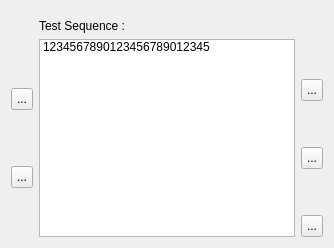
           <widget class="QWidget" name="layoutWidget">
            <layout class="QHBoxLayout" name="sequenceAndButtonsLayout">
             <item>
              <layout class="QVBoxLayout" name="buttonsAddRemoveLayout">
               <item>
                <widget class="QLabel" name="label">
                 <property name="sizePolicy">
                  <sizepolicy hsizetype="Fixed" vsizetype="Fixed">
                   <horstretch>0</horstretch>
                   <verstretch>0</verstretch>
                  </sizepolicy>
                 </property>
                 <property name="minimumSize">
                  <size>
                   <width>22</width>
                   <height>22</height>
                  </size>
                 </property>
                 <property name="maximumSize">
                  <size>
                   <width>22</width>
                   <height>22</height>
                  </size>
                 </property>
                 <property name="text">
                  <string/>
                 </property>
                </widget>
               </item>
               <item>
                <spacer name="verticalSpacer">
                 <property name="orientation">
                  <enum>Qt::Vertical</enum>
                 </property>
                 <property name="sizeHint" stdset="0">
                  <size>
                   <width>20</width>
                   <height>40</height>
                  </size>
                 </property>
                </spacer>
               </item>
               <item>
                <widget class="QToolButton" name="testAdd">
                 <property name="minimumSize">
                  <size>
                   <width>22</width>
                   <height>22</height>
                  </size>
                 </property>
                 <property name="maximumSize">
                  <size>
                   <width>22</width>
                   <height>22</height>
                  </size>
                 </property>
                 <property name="text">
                  <string>...</string>
                 </property>
                </widget>
               </item>
               <item>
                <spacer name="verticalSpacer_2">
                 <property name="orientation">
                  <enum>Qt::Vertical</enum>
                 </property>
                 <property name="sizeHint" stdset="0">
                  <size>
                   <width>20</width>
                   <height>40</height>
                  </size>
                 </property>
                </spacer>
               </item>
               <item>
                <widget class="QToolButton" name="testRemove">
                 <property name="minimumSize">
                  <size>
                   <width>22</width>
                   <height>22</height>
                  </size>
                 </property>
                 <property name="maximumSize">
                  <size>
                   <width>22</width>
                   <height>22</height>
                  </size>
                 </property>
                 <property name="text">
                  <string>...</string>
                 </property>
                </widget>
               </item>
               <item>
                <spacer name="verticalSpacer_3">
                 <property name="orientation">
                  <enum>Qt::Vertical</enum>
                 </property>
                 <property name="sizeHint" stdset="0">
                  <size>
                   <width>20</width>
                   <height>40</height>
                  </size>
                 </property>
                </spacer>
               </item>
              </layout>
             </item>
             <item>
              <layout class="QVBoxLayout" name="testSequenceLayout">
               <item>
                <widget class="QLabel" name="testSequenceLabel">
                 <property name="sizePolicy">
                  <sizepolicy hsizetype="Fixed" vsizetype="Fixed">
                   <horstretch>0</horstretch>
                   <verstretch>0</verstretch>
                  </sizepolicy>
                 </property>
                 <property name="minimumSize">
                  <size>
                   <width>0</width>
                   <height>22</height>
                  </size>
                 </property>
                 <property name="maximumSize">
                  <size>
                   <width>16777215</width>
                   <height>22</height>
                  </size>
                 </property>
                 <property name="text">
                  <string>Test Sequence :</string>
                 </property>
                 <property name="alignment">
                  <set>Qt::AlignBottom|Qt::AlignLeading|Qt::AlignLeft</set>
                 </property>
                </widget>
               </item>
               <item>
                <widget class="QListWidget" name="testSequence">
                 <property name="sizePolicy">
                  <sizepolicy hsizetype="MinimumExpanding" vsizetype="Expanding">
                   <horstretch>0</horstretch>
                   <verstretch>0</verstretch>
                  </sizepolicy>
                 </property>
                 <property name="minimumSize">
                  <size>
                   <width>161</width>
                   <height>0</height>
                  </size>
                 </property>
                 <property name="baseSize">
                  <size>
                   <width>161</width>
                   <height>0</height>
                  </size>
                 </property>
                 <item>
                  <property name="text">
                   <string>1234567890123456789012345</string>
                  </property>
                 </item>
                </widget>
               </item>
              </layout>
             </item>
             <item>
              <layout class="QVBoxLayout" name="buttonsUpDownExportLayout">
               <item>
                <widget class="QLabel" name="label_2">
                 <property name="sizePolicy">
                  <sizepolicy hsizetype="Fixed" vsizetype="Fixed">
                   <horstretch>0</horstretch>
                   <verstretch>0</verstretch>
                  </sizepolicy>
                 </property>
                 <property name="minimumSize">
                  <size>
                   <width>22</width>
                   <height>22</height>
                  </size>
                 </property>
                 <property name="maximumSize">
                  <size>
                   <width>22</width>
                   <height>22</height>
                  </size>
                 </property>
                 <property name="text">
                  <string/>
                 </property>
                </widget>
               </item>
               <item>
                <spacer name="verticalSpacer_4">
                 <property name="orientation">
                  <enum>Qt::Vertical</enum>
                 </property>
                 <property name="sizeHint" stdset="0">
                  <size>
                   <width>20</width>
                   <height>40</height>
                  </size>
                 </property>
                </spacer>
               </item>
               <item>
                <widget class="QToolButton" name="moveTestUp">
                 <property name="minimumSize">
                  <size>
                   <width>22</width>
                   <height>22</height>
                  </size>
                 </property>
                 <property name="maximumSize">
                  <size>
                   <width>22</width>
                   <height>22</height>
                  </size>
                 </property>
                 <property name="text">
                  <string>...</string>
                 </property>
                </widget>
               </item>
               <item>
                <spacer name="verticalSpacer_5">
                 <property name="orientation">
                  <enum>Qt::Vertical</enum>
                 </property>
                 <property name="sizeHint" stdset="0">
                  <size>
                   <width>20</width>
                   <height>40</height>
                  </size>
                 </property>
                </spacer>
               </item>
               <item>
                <widget class="QToolButton" name="moveTestDown">
                 <property name="minimumSize">
                  <size>
                   <width>22</width>
                   <height>22</height>
                  </size>
                 </property>
                 <property name="maximumSize">
                  <size>
                   <width>22</width>
                   <height>22</height>
                  </size>
                 </property>
                 <property name="text">
                  <string>...</string>
                 </property>
                </widget>
               </item>
               <item>
                <spacer name="verticalSpacer_6">
                 <property name="orientation">
                  <enum>Qt::Vertical</enum>
                 </property>
                 <property name="sizeHint" stdset="0">
                  <size>
                   <width>20</width>
                   <height>40</height>
                  </size>
                 </property>
                </spacer>
               </item>
               <item>
                <widget class="QToolButton" name="exportButton">
                 <property name="minimumSize">
                  <size>
                   <width>22</width>
                   <height>22</height>
                  </size>
                 </property>
                 <property name="maximumSize">
                  <size>
                   <width>22</width>
                   <height>22</height>
                  </size>
                 </property>
                 <property name="text">
                  <string>...</string>
                 </property>
                </widget>
               </item>
              </layout>
             </item>
            </layout>
           </widget>
